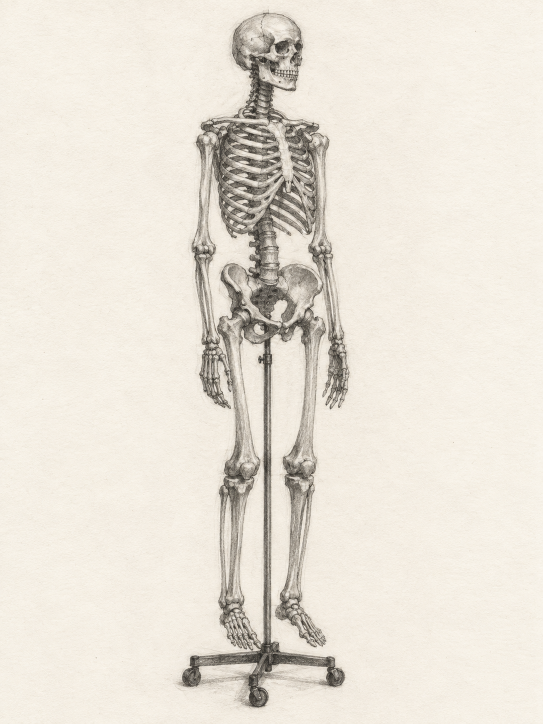
#> input picture Assets/Study/ArtV3/charcoal0.png, 1086 x 1448 px (shown at 1/2 size); its folder holds 3 pictures in this run
$ python trace_charcoal.py
#> lines starting #> are read from the running program, lines starting #| are printed output that depends on the picture
"""Read charcoal artwork and derive drawing-tool paths; does not edit source art.
Requires Pillow, numpy, scipy and scikit-image. Run after sketch_paths.py.
"""
from pathlib import Path
from PIL import Image
import numpy as np,json,math,random
from scipy.ndimage import gaussian_filter
from skimage.measure import find_contours
root=Path(__file__).resolve().parents[1];allpages=[]
for n in range(3):
 rng=random.Random(340+n)
 image=Image.open(root/f'Assets/Study/ArtV3/charcoal{n}.png').convert('L').resize((584,778))
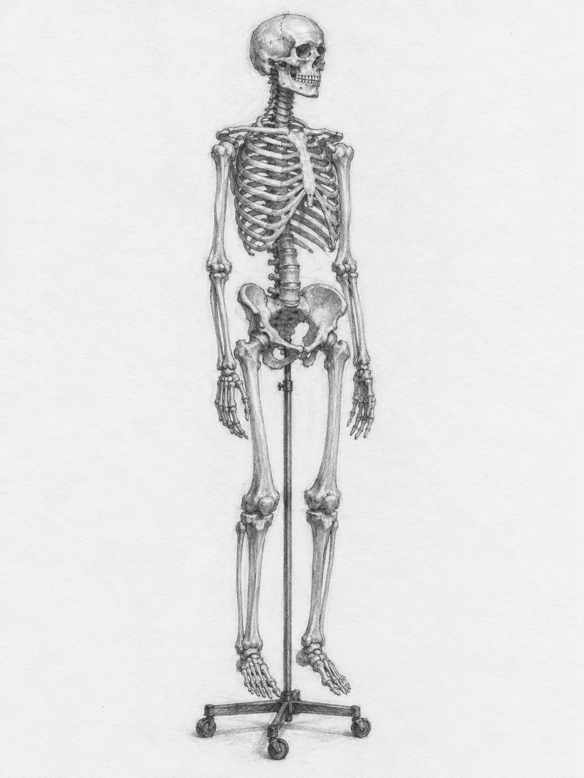
#> image: PIL image 584x778 L; min 35, max 247, mean 226.9
 lum=np.asarray(image,dtype=float);ink=np.clip((244-lum-7)/209,0,1);groups=[[],[],[],[]]
#> after `ink = np.clip((244 - lum - 7) / 209, 0, 1)`:
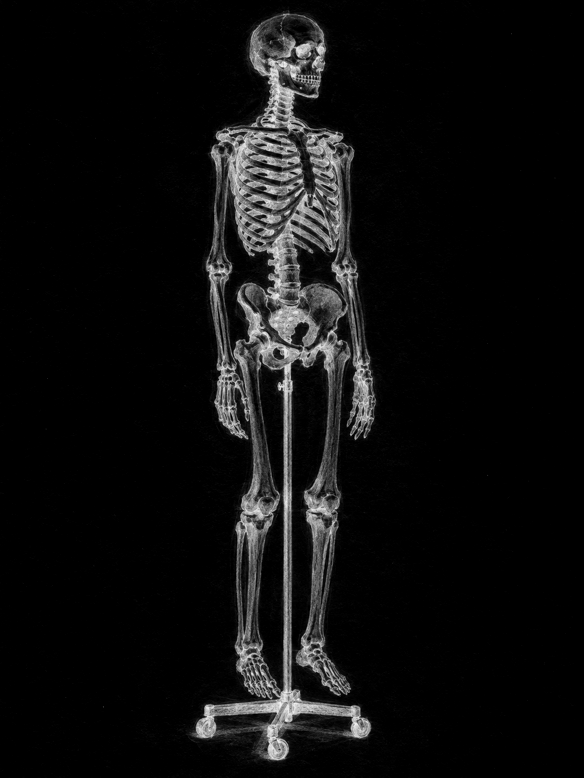
#> ink: shape (778, 584) float64; min 0, max 0.967, mean 0.0574
 def add(points,radius,stage):
  if len(points)<2:return
  points=np.asarray(points);length=np.r_[0,np.cumsum(np.linalg.norm(np.diff(points,axis=0),axis=1))]
  if length[-1]<9:return
  q=np.linspace(0,length[-1],max(2,int(length[-1]/2)+1));pts=np.c_[np.interp(q,length,points[:,0]),np.interp(q,length,points[:,1])]
  pressure=[round(.87+.11*math.sin(i*.21+rng.random()*.5),3) for i in range(len(pts))]
  groups[stage].append({'xy':np.round((pts+[92,130])/[768,1024],6).flatten().tolist(),'pressure':pressure,'width':radius,'ink':1,'seed':rng.randrange(99999)})
 smooth=gaussian_filter(ink,1.2)
 # Coherent contour marks first, then successively wider tonal hatching.
 for level,stage in [(.13,0),(.36,1),(.61,1)]:
  contours=find_contours(smooth,level);contours.sort(key=lambda p:len(p),reverse=True)
  for c in contours:
   if len(c)<(32 if stage==0 else 16):continue
   pts=c[:,::-1]
   for i in range(0,len(pts)-1,100):add(pts[i:i+102],3.4 if stage==0 else 4.2,stage)
#> this loop made 3 passes
 # Alternating diagonal strokes follow the actual shaded regions.
 for stage,slope,gap in [(2,-.72,12),(3,.64,14)]:
  lines=list(range(-420,1240,gap));rng.shuffle(lines)
  for intercept in lines:
   run=[]
   for x in range(0,584,2):
    y=round(intercept+slope*x)
    active=0<=y<778 and ink[y,x]>.018
    if active:run.append((x,y))
    elif run:
     for j in range(0,len(run)-1,35):add(run[j:j+37],9 if stage==2 else 11,stage)
     run=[]
   if run:
    for j in range(0,len(run)-1,35):add(run[j:j+37],9 if stage==2 else 11,stage)
 # Draw by connected areas in the outline stage, avoiding random teleports.
 for stage in [0,1]:groups[stage].sort(key=lambda s:(int(s['xy'][1]*7),s['xy'][0]))
 strokes=sum(groups,[]);lengths=[]
 for group in groups:
  total=0
  for s in group:
   xy=np.asarray(s['xy']).reshape(-1,2)*[768,1024];total+=max(18,np.linalg.norm(np.diff(xy,axis=0),axis=1).sum())+9
  lengths.append(total)
 allpages.append({'strokes':strokes,'stageEnds':list(np.cumsum(lengths)/sum(lengths))})
 print(n,len(strokes),'traced strokes',list(np.round(np.cumsum(lengths)/sum(lengths),2)))
#> pass 2 of the loop `for n in range(3):`:
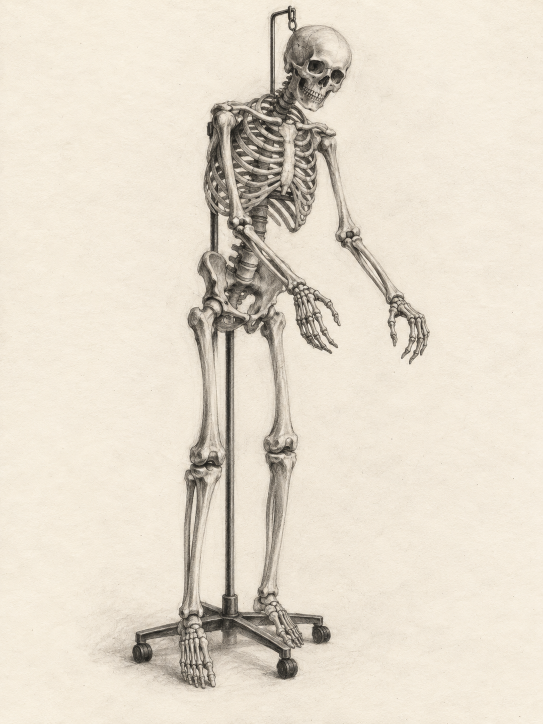
#> input picture Assets/Study/ArtV3/charcoal1.png, 1086 x 1448 px (shown at 1/2 size)
#> `image=Image.open(root/f'Assets/Study/ArtV3/charcoal{n}.png').convert('..`:
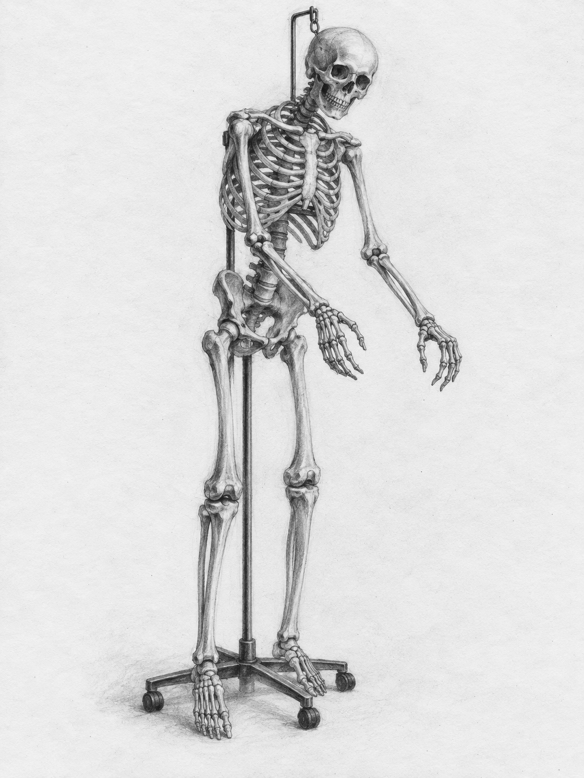
#> image: PIL image 584x778 L; min 21, max 245, mean 220.1
#> `ink = np.clip((244 - lum - 7) / 209, 0, 1)`:
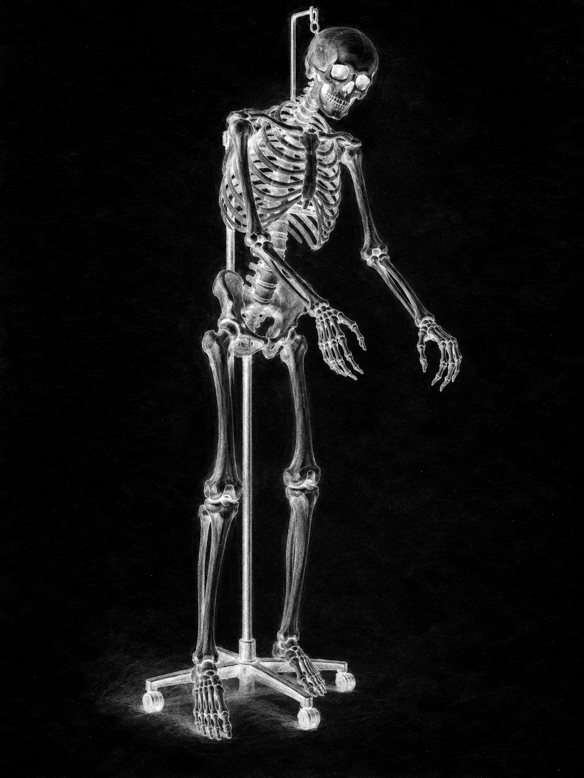
#> ink: shape (778, 584) float64; min 0, max 1, mean 0.0816
#> the loop `for level,stage in [(.13,0),(.36,1),(.61,1)]:` made 3 passes
#> the loop `for stage,slope,gap in [(2,-.72,12),(3,.64,14)]:` made 2 passes
#> pass 3 of the loop `for n in range(3):`:
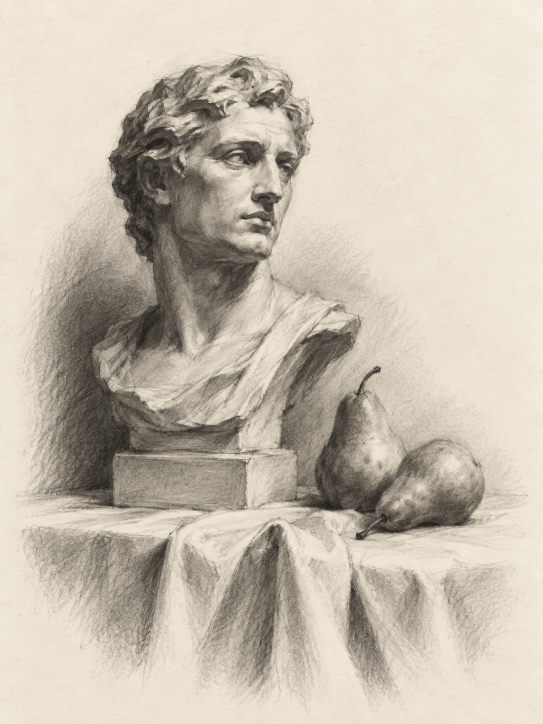
#> input picture Assets/Study/ArtV3/charcoal2.png, 1086 x 1448 px (shown at 1/2 size)
#> `image=Image.open(root/f'Assets/Study/ArtV3/charcoal{n}.png').convert('..`:
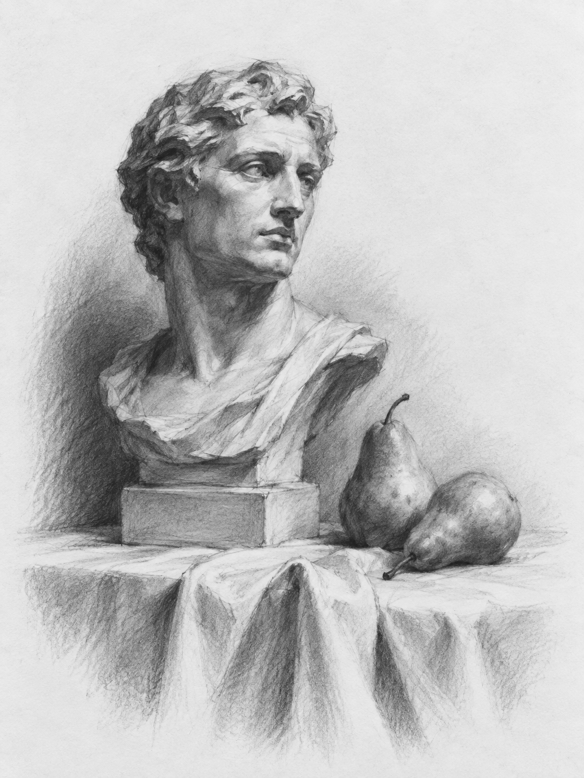
#> image: PIL image 584x778 L; min 28, max 242, mean 191.1
#> `ink = np.clip((244 - lum - 7) / 209, 0, 1)`:
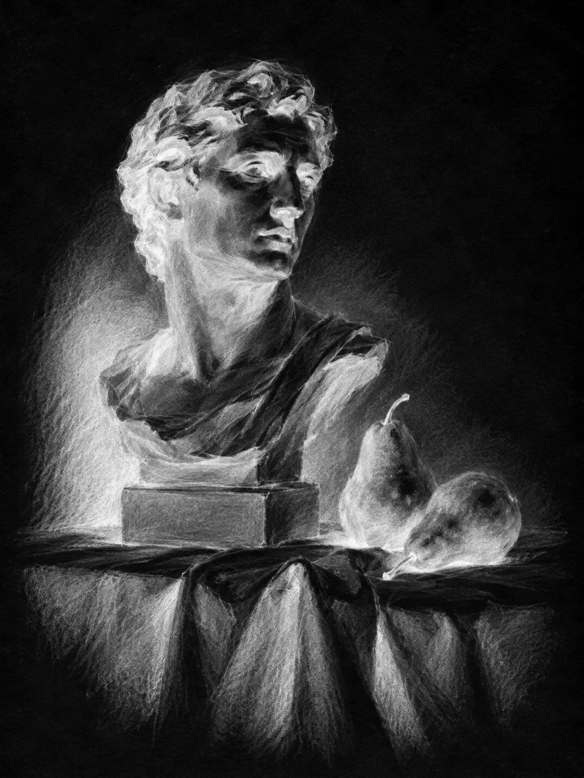
#> ink: shape (778, 584) float64; min 0, max 1, mean 0.22
#> the loop `for level,stage in [(.13,0),(.36,1),(.61,1)]:` made 3 passes
(root/'Assets/Study/Resources/strokeBook.json').write_text(json.dumps({'pages':allpages},separators=(',',':')))
